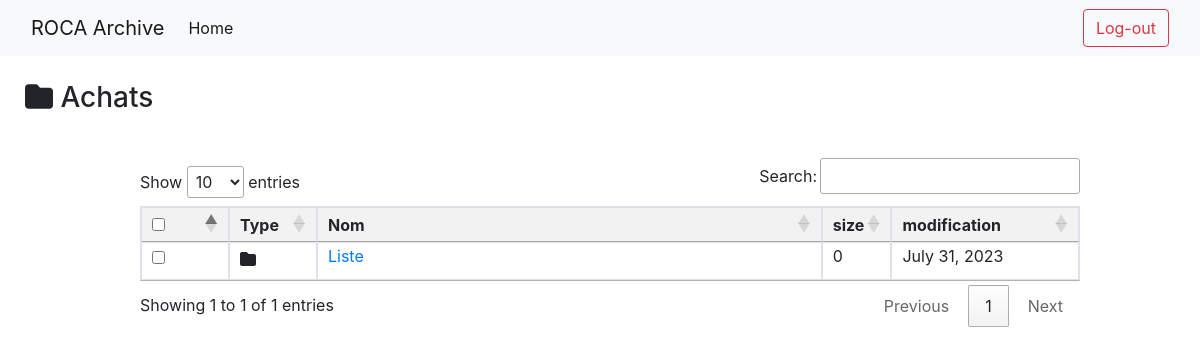
The page /Achats/ (signed in) on the database its author committed.
### Arch_App/models.py (models this page shows, shortened)
class Departement(models.Model):
    id = models.AutoField(primary_key=True)
    nom = models.CharField(max_length=100)

class Dossier(models.Model):
    id = models.AutoField(primary_key=True,)
    nom = models.CharField(max_length=100)
    size = models.IntegerField(default=0)
    modification = models.DateField(auto_now=True)
    departement = models.ForeignKey(Departement, on_delete=models.CASCADE)
    get_class = 'dossier'

### Arch_App/views.py (the view)
# urls.py: path('<str:nom_departement>/', views.departementDetails, name='departementDetails'),
def departementDetails(request, nom_departement):
  if str(request.user) == 'AnonymousUser':
    return redirect('login')
  dossiers = Dossier.objects.filter(departement__nom=nom_departement)
  for dossier in dossiers:
    dossier.size = dossier.fichier_set.count()
  return render(request, 'departement/details.html', {'dossiers': dossiers, 'nom': nom_departement})

### Arch_App/templates/departement/details.html (shortened to what this page needs)
{% extends "departement/base.html" %}
{% block content %}
    <h3 style="padding: 5px;margin: 20px;"><i class="fas fa-folder"> </i> {{ nom }} </h3>
{% endblock %}
{% block body %}
    <div class="w-100 m-10 p-10" style="padding-left:120px;padding-right:120px">
        <div class="mb-2">
          {% csrf_token %}
        </div>
        <table class="table table-bordered table-stripped table-sm" id="mainTable" style="line-height:11px">
          <thead>
            <tr>
              <th class="checkbox-col" ><input type="checkbox" id="select-all"></th>
              <th class="folder-col">Type</th>
              <th class="name-col">Nom</th>
              <th class="item-col">size</th>
              <th class="date-col" style="width: 1%;">modification</th>
            </tr>
          </thead>
          <tbody>
            {% for dossier in dossiers %}
              <tr>
                <td class="checkbox-col">
                  {% if dossier.get_class == 'dossier' %}
                    <input class="checkBox_Dossier" id="checkBox_Dossier{{dossier.id}}" data-dossier_id="{{dossier.id}}" data-is_dossier="true" type="checkbox">
                  {% else %}
                    <input class="checkBox_Dossier" id="checkBox_Dossier{{dossier.id}}" data-dossier_id="{{dossier.id}}" data-is_dossier="false" type="checkbox">
                  {% endif %}
                </td>
                <td class="folder-icon">
                  {% if dossier.get_class == 'dossier' %}
                    <i class="fas fa-folder"></i>
                  {% else %}
                    <i class="fas fa-file"></i>
                    <span style="opacity: 0 ;font-size: 0px;">Fichier</span>
                  {% endif %}
                </td>
                <td >
                  {% if dossier.get_class == 'dossier' %}
                    <a href="/details/{{ dossier.id }}">{{dossier.nom}}</a>
                  {% else %}
                    <a href="/details_file/{{ dossier.id }}">{{dossier.nom}}</a>
                  {% endif %}
                </td>
                <td>{{dossier.size}}</td>
                <td style="width:20% ">{{dossier.modification}}</td>
              </tr>
            {% endfor %}
          </tbody>
        </table>
      </div>
{% endblock %}

### Arch_App/static/css/style.css (style rules this page uses)
body { margin: 0; padding: 0; }

### Arch_App/static/css/table.css (style rules this page uses)
body { margin: 0; padding: 0; }
table { width: 80%; border-collapse: collapse; }
th, td { padding: 10px; text-align: left; }
th { background-color: #f2f2f2; }
.checkbox-col { width: 50px; }
.folder-col { width: 50px; }
.item-col, .date-col { width: 25px; }

### rows shown on the page
Departement: nom "Achats"
Dossier: nom "Liste", size "0", modification "July 31, 2023"
